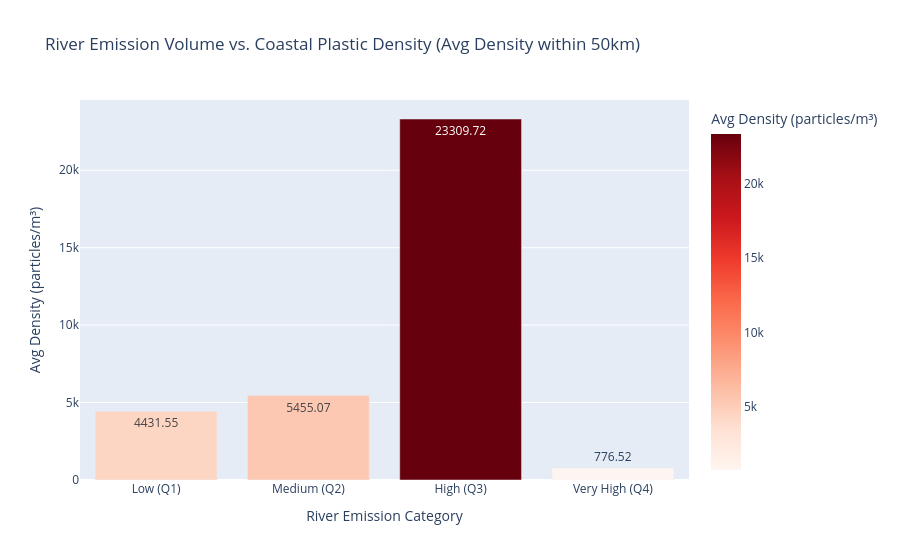
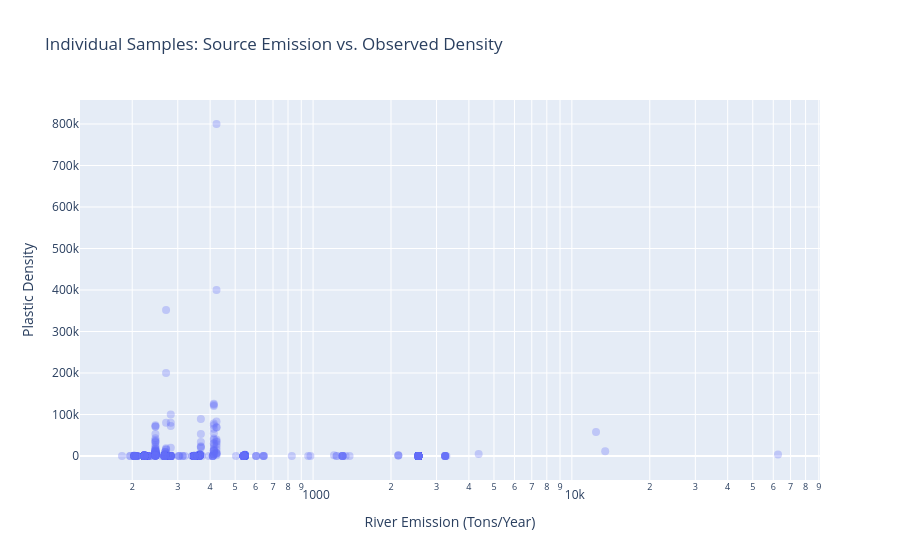

Notebook source saved alongside these figures, in order:
### Markdown cell above
### Bivariate analysis: source volume vs accumulation zone.

### Code cell
# 1. Load Data
print("Loading Emission Points (Top 1000)...")
emission_df = pd.read_sql("""
    SELECT lat, lon, emission_tons_year 
    FROM emission_points 
    ORDER BY emission_tons_year DESC 
    LIMIT 1000
""", engine)

print("Loading Plastic Samples...")
plastic_df = pd.read_sql("SELECT lat, lng, concentration FROM observed_plastic WHERE concentration > 0", engine)

# 2. Calculate Distance to Nearest River (Vectorized)
print("Calculating distances (this takes a moment)...")
R = 6371.0
rivers_rad = np.radians(emission_df[['lat', 'lon']].values)
plastic_rad = np.radians(plastic_df[['lat', 'lng']].values)

dlat = plastic_rad[:, None, 0] - rivers_rad[None, :, 0]
dlon = plastic_rad[:, None, 1] - rivers_rad[None, :, 1]
a = np.sin(dlat/2.0)**2 + np.cos(plastic_rad[:, None, 0]) * np.cos(rivers_rad[None, :, 0]) * np.sin(dlon/2.0)**2
c = 2 * np.arcsin(np.sqrt(a))
distances = R * c
min_dist = distances.min(axis=1)

plastic_df['dist_to_nearest_major_river'] = min_dist

# 3. Filter: Only plastic within 50km (Coastal Accumulation)
threshold = 50
coastal_plastic = plastic_df[plastic_df['dist_to_nearest_major_river'] <= threshold].copy()

if len(coastal_plastic) == 0:
    print(f"⚠️ No samples found within {threshold}km. Expanding to 200km...")
    threshold = 200
    coastal_plastic = plastic_df[plastic_df['dist_to_nearest_major_river'] <= threshold].copy()

print(f"Analyzing {len(coastal_plastic)} samples within {threshold}km of top 1000 rivers.")

# 4. Link Plastic to Nearest River's Emission Volume
min_indices = distances.argmin(axis=1)
# Map indices only for the filtered dataframe
filtered_indices = plastic_df.index.isin(coastal_plastic.index)
# We need to re-calculate min_indices for the filtered set to match the emission_df
# Actually, we can just use the global min_indices and filter them
coastal_plastic['nearest_river_idx'] = min_indices[filtered_indices]

emission_volumes = emission_df['emission_tons_year'].values
coastal_plastic['source_emission'] = emission_volumes[coastal_plastic['nearest_river_idx']]

# 5. Bin Emissions
coastal_plastic['emission_bin'] = pd.qcut(coastal_plastic['source_emission'], q=4, labels=['Low (Q1)', 'Medium (Q2)', 'High (Q3)', 'Very High (Q4)'])

# 6. Aggregate
summary = coastal_plastic.groupby('emission_bin', observed=True).agg(
    sample_count=('concentration', 'count'),
    avg_density=('concentration', 'mean'),
    max_density=('concentration', 'max'),
    avg_emission=('source_emission', 'mean')
).reset_index()

print("\n📊 Bivariate Analysis Summary:")
print(summary.to_string(index=False))

# 7. Visualization 1: Bar Chart (The Clear Winner)
fig = px.bar(
    summary,
    x='emission_bin',
    y='avg_density',
    title=f'River Emission Volume vs. Coastal Plastic Density\n(Avg Density within {threshold}km)',
    labels={'emission_bin': 'River Emission Category', 'avg_density': 'Avg Density (particles/m³)'},
    color='avg_density',
    color_continuous_scale='Reds',
    text_auto='.2f'
)
fig.update_layout(showlegend=False)
fig.show()

# 8. Visualization 2: Scatter Plot (Removed trendline to fix error)
if len(coastal_plastic) < 5000:
    fig2 = px.scatter(
        coastal_plastic,
        x='source_emission',
        y='concentration',
        title='Individual Samples: Source Emission vs. Observed Density',
        labels={'source_emission': 'River Emission (Tons/Year)', 'concentration': 'Plastic Density'},
        opacity=0.3,
        # trendline='ols'  <-- REMOVED THIS LINE
        log_x=True # Use log scale for X because emission ranges are huge
    )
    fig2.update_traces(marker=dict(size=8))
    fig2.show()
else:
    print("Skipping scatter plot (too many points).")

### Figure 1 — Plotly figure (JSON) as saved in the notebook; plotly's stock layout.template omitted (floating-point values rounded to 4 significant figures)
{"data": [{"hovertemplate": "River Emission Category=%{x}<br>Avg Density (particles/m³)=%{marker.color}<extra></extra>", "legendgroup": "", "marker": {"color": [4432.0, 5455.0, 23310.0, 776.5], "coloraxis": "coloraxis", "pattern": {"shape": ""}}, "name": "", "orientation": "v", "showlegend": false, "textposition": "auto", "texttemplate": "%{y:.2f}", "type": "bar", "x": ["Low (Q1)", "Medium (Q2)", "High (Q3)", "Very High (Q4)"], "xaxis": "x", "y": [4432.0, 5455.0, 23310.0, 776.5], "yaxis": "y"}], "layout": {"barmode": "relative", "coloraxis": {"colorbar": {"title": {"text": "Avg Density (particles/m³)"}}, "colorscale": [[0, "rgb(255,245,240)"], [0.125, "rgb(254,224,210)"], [0.25, "rgb(252,187,161)"], [0.375, "rgb(252,146,114)"], [0.5, "rgb(251,106,74)"], [0.625, "rgb(239,59,44)"], [0.75, "rgb(203,24,29)"], [0.875, "rgb(165,15,21)"], [1, "rgb(103,0,13)"]]}, "legend": {"tracegroupgap": 0}, "showlegend": false, "title": {"text": "River Emission Volume vs. Coastal Plastic Density\n(Avg Density within 50km)"}, "xaxis": {"anchor": "y", "domain": [0, 1], "title": {"text": "River Emission Category"}}, "yaxis": {"anchor": "x", "domain": [0, 1], "title": {"text": "Avg Density (particles/m³)"}}}}

### Figure 2 — Plotly figure (JSON) as saved in the notebook; plotly's stock layout.template omitted (floating-point values rounded to 4 significant figures; data arrays with more than 128 entries replaced by an {"elided": "..."} marker saying what was removed)
{"data": [{"hovertemplate": "River Emission (Tons/Year)=%{x}<br>Plastic Density=%{y}<extra></extra>", "legendgroup": "", "marker": {"color": "#636efa", "opacity": 0.3, "size": 8, "symbol": "circle"}, "mode": "markers", "name": "", "orientation": "v", "showlegend": false, "type": "scatter", "x": {"elided": "684 float values"}, "xaxis": "x", "y": {"elided": "684 float values"}, "yaxis": "y"}], "layout": {"legend": {"tracegroupgap": 0}, "title": {"text": "Individual Samples: Source Emission vs. Observed Density"}, "xaxis": {"anchor": "y", "domain": [0, 1], "title": {"text": "River Emission (Tons/Year)"}, "type": "log"}, "yaxis": {"anchor": "x", "domain": [0, 1], "title": {"text": "Plastic Density"}}}}
